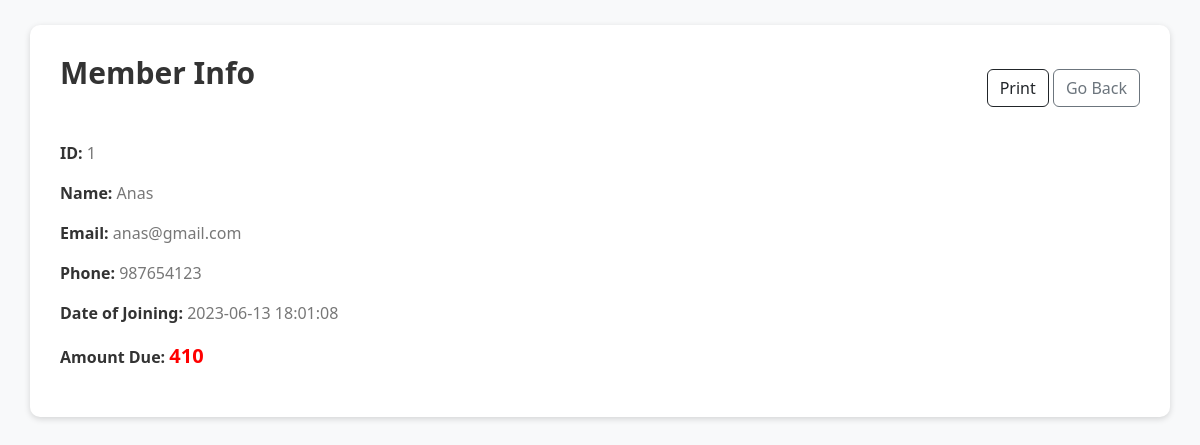
Page /member_info/1 (signed in) on the committed database.
### tables this page shows
CREATE TABLE members (id INTEGER PRIMARY KEY, name TEXT NOT NULL, email TEXT NOT NULL, phone TEXT NOT NULL, doj DATETIME NOT NULL);

### app.py (the view)
@app.route("/member_info/<id>", methods=["GET"])
@login_required
def member_info(id):
    info = db.execute("SELECT * from members WHERE id = ?", id)[0]
    transactions = db.execute(
        "SELECT id from transactions WHERE member_id = ? AND status = 'Issued'", id
    )
    due = 0
    for i in transactions:
        due += calculate_due(i["id"])[0]
    return render_template("member_info.html", due=due, info=info)

### app.py (called while the page is built)
@app.after_request
def after_request(response):
    response.headers["Cache-Control"] = "no-cache, no-store, must-revalidate"
    response.headers["Expires"] = 0
    response.headers["Pragma"] = "no-cache"
    return response

def login_required(f):
    @wraps(f)
    def decorated_function(*args, **kwargs):
        if session.get("user_id") is None:
            return redirect("/login")
        return f(*args, **kwargs)
    return decorated_function

def calculate_due(transaction_id):
    transaction = db.execute("SELECT * FROM transactions WHERE id = ?", transaction_id)[
        0
    ]
    issue_date = datetime.strptime(transaction["issue_date"], "%Y-%m-%d %H:%M:%S")
    return_date = datetime.now()
    days_since_return = (return_date - issue_date).days
    due_amount = 20
    due_days = 0
    if days_since_return > 7:
        due_days = days_since_return - 7
    due_amount += due_days * 5
    return (due_amount, due_days)

### templates/member_info.html (shortened to what this page needs)
<!DOCTYPE html>
<html lang="en">
    <head>
        <link rel="stylesheet" href="https://cdn.jsdelivr.net/npm/bootstrap@5.3.0/dist/css/bootstrap.min.css">
    </head>
    <body>
        <div class="container">
            <div class="header">
                <h1>Member Info</h1>
                <div class="right-buttons">
                    <button type="button" class="btn btn-outline-dark" onclick="window.print()">Print</button>
                    <a href="/members" class="btn btn-outline-secondary">Go Back</a>
                </div>
            </div>
            <div>
                <p>
                    <strong>ID:</strong>
                    <span>{{info.id}}</span>
                </p>
                <p>
                    <strong>Name:</strong>
                    <span>{{info.name}}</span>
                </p>
                <p>
                    <strong>Email:</strong>
                    <span>{{info.email}}</span>
                </p>
                <p>
                    <strong>Phone:</strong>
                    <span>{{info.phone}}</span>
                </p>
                <p>
                    <strong>Date of Joining:</strong>
                    <span>{{info.doj}}</span>
                </p>
                <p>
                    <strong>Amount Due:</strong>
                    <span class="amount">{{due}}</span>
                </p>
            </div>
        </div>
    </body>
</html>

### templates/member_info.html (style rules this page uses)
body { background-color: #f8f9fa; }
.container { margin-top: 25px; margin-bottom: 25px; background-color: #fff; border-radius: 10px; padding: 30px; box-shadow: 0 2px 6px rgba(0, 0, 0, 0.15); }
h1 { font-size: 30px; font-weight: 600; margin-bottom: 30px; color: #333; }
p { font-size: 16px; color: #555; }
strong { font-weight: 600; color: #333; }
span { color: #777; }
.amount { font-size: 20px; font-weight: bold; color: red; }
.header { display: flex; justify-content: space-between; align-items: center; margin-bottom: 20px; }
.header button { margin-left: 10px; }
.right-buttons { margin-left: auto; }

### rows in the picture
members: id "1", name "Anas", email "anas@gmail.com", phone "987654123", doj "2023-06-13 18:01:08"

### other values in the picture
{{ due }} "410"
